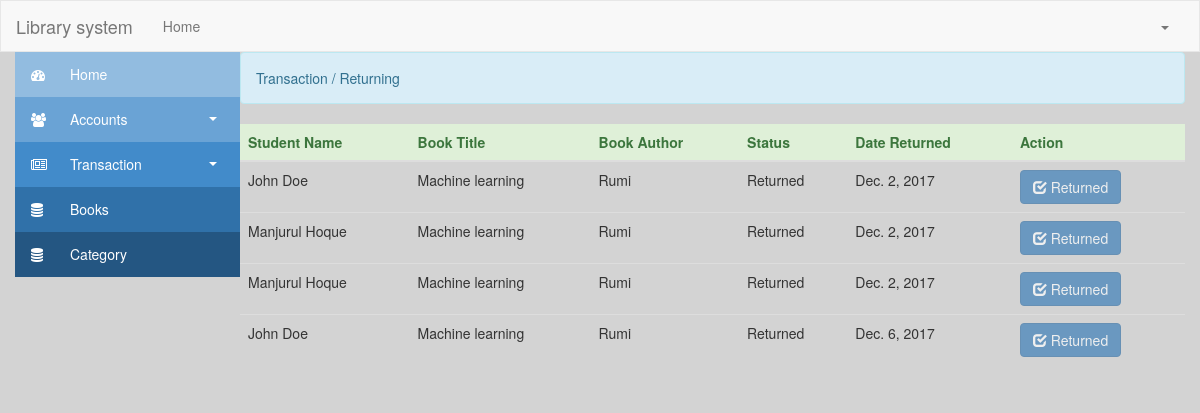
The app's page /returning with its own data.
### library/models.py (models this page shows)
class Borrow(models.Model):
    book = models.ManyToManyField(Book)
    student = models.ManyToManyField(Student)
    qty = models.IntegerField(default=0)
    date = models.DateField(default=date.today)
    status = models.CharField(max_length=25)

class Student(models.Model):
    student_id = models.CharField(max_length=255, unique=True)
    firstname = models.CharField(max_length=255)
    lastname = models.CharField(max_length=255)
    department = models.CharField(max_length=255)
    section = models.CharField(max_length=10)
    year = models.CharField(max_length=10)

class Book(models.Model):
    title = models.CharField(max_length=255, unique=True)
    categories = models.ManyToManyField(Category)
    cover = models.TextField(max_length=100000, blank=True, null=True)
    author = models.CharField(max_length=255, unique=True)
    description = models.TextField(max_length=25000, blank=True, null=True)
    available = models.IntegerField(default=0)

### library/views.py (the view, shortened to what this page needs)
# urls.py: url(r'^returning$', views.returning, name="returning"),
def returning(request):
    borrows = Borrow.objects.all()
    return render(request, "return.html", {"borrows": borrows})

### library/templates/return.html (shortened to what this page needs)
{% extends 'app.html' %}
{% block body %}
    <div>
        <div class="alert alert-info">Transaction / Returning</div>
        <table id="table" class="table table-stripped">
            <thead class="alert-success">
            <tr>
                <th>Student Name</th>
                <th>Book Title</th>
                <th>Book Author</th>
                <th>Status</th>
                <th>Date Returned</th>
                <th>Action</th>
            </tr>
            </thead>
            <tbody>
            {% for borrow in borrows %}
                <tr>
                    <td>{{ borrow.student.all.0.firstname }} {{ borrow.student.all.0.lastname }}</td>
                    <td>{{ borrow.book.all.0.title }}</td>
                    <td>{{ borrow.book.all.0.author }}</td>
                    <td>{{ borrow.status }}</td>
                    <td>{{ borrow.date | date }}</td>
                    <td>
                        {% if borrow.status == "Returned" %}
                            <button disabled="disabled" class="btn btn-primary" type="button" href="#">
                                <span class="glyphicon glyphicon-check"></span> Returned
                            </button>
                        {% endif %}
                    </td>
                </tr>
            {% endfor %}
            </tbody>
        </table>
    </div>
{% endblock %}

### library/static/css/style.css (style rules this page uses)
body { background: lightgray; }

### records on screen
Borrow: student.all.0.firstname "John", student.all.0.lastname "Doe", book.all.0 "Machine learning", book.all.0.author "Rumi", status "Returned", date "Dec. 2, 2017"
Borrow: student.all.0.firstname "Manjurul", student.all.0.lastname "Hoque", book.all.0 "Machine learning", book.all.0.author "Rumi", status "Returned", date "Dec. 2, 2017"
Borrow: student.all.0.firstname "Manjurul", student.all.0.lastname "Hoque", book.all.0 "Machine learning", book.all.0.author "Rumi", status "Returned", date "Dec. 2, 2017"
Borrow: student.all.0.firstname "John", student.all.0.lastname "Doe", book.all.0 "Machine learning", book.all.0.author "Rumi", status "Returned", date "Dec. 6, 2017"
